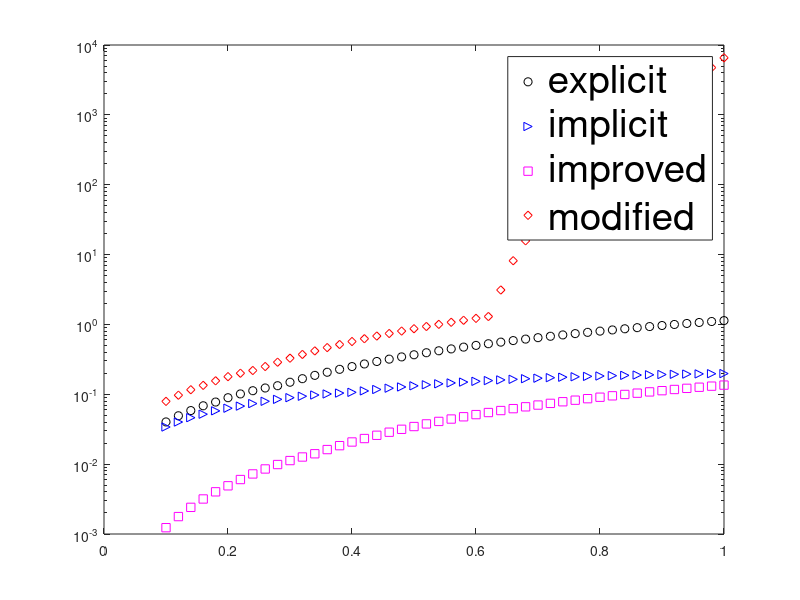
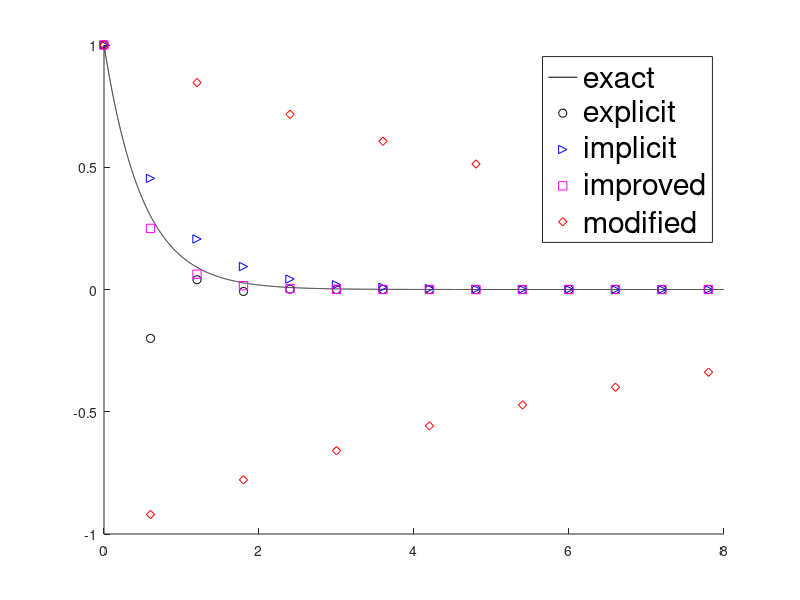

The MATLAB script that drew these images, in order:
%% Definitions of 
explc = @(dt, un) un * ( 1 - 2*dt ) ;
implc = @(dt, un) un * ( 1 - 2*dt / (1 + 2*dt) ) ;
imprv = @(dt, un) un * ( 1 - 2*dt / (1 + dt) ) ;
modfy = @(dt, un) un * ( 1 - 2*dt - 2*dt^2 ) ;
exact = @( t ) exp ( -2 .* t ) ;
t0 = 0 ; T = 8 ; u0 = 1 ;

%% Plot error-step ( % smaller scale)
step = 0.1 : 0.02 : 1 ;
% step = 0.1 .^ ( 1 : 6 ) ;
m = length ( step );
er1 = zeros ( 1 , m ) ;
er2 = zeros ( 1 , m ) ;
er3 = zeros ( 1 , m ) ;
er4 = zeros ( 1 , m ) ;
for j = 1 : m
    dt = step(j) ;
    tt = ( t0 : dt : T ) ;
    n = length ( tt ) ;
    u1 = zeros ( 1 , n ) ; u1( 1 ) = 1 ;
    u2 = zeros ( 1 , n ) ; u2( 1 ) = 1 ;
    u3 = zeros ( 1 , n ) ; u3( 1 ) = 1 ;
    u4 = zeros ( 1 , n ) ; u4( 1 ) = 1 ;
    for i = 1 : n - 1
        u1(i + 1) = explc( dt , u1(i) ) ;
        u2(i + 1) = implc( dt , u2(i) ) ;
        u3(i + 1) = imprv( dt , u3(i) ) ;
        u4(i + 1) = modfy( dt , u4(i) ) ;
    end
    U = feval(exact, tt);
    er1(j) = max(abs(u1 - U));
    er2(j) = max(abs(u2 - U));
    er3(j) = max(abs(u3 - U));
    er4(j) = max(abs(u4 - U));
end
semilogy ( step , er1 , 'ko' ) ; hold on ;
semilogy ( step , er2 , 'b>' ) ;
semilogy ( step , er3 , 'ms' ) ;
semilogy ( step , er4 , 'rd' ) ; 
% loglog ( step , er1 , 'ko' ) ; hold on ;
% loglog ( step , er2 , 'b>' ) ;
% loglog ( step , er3 , 'ms' ) ;
% loglog ( step , er4 , 'rd' ) ; 
h = legend('explicit','implicit','improved','modified');
set(h,'Fontsize',28);

%% Plot exact & 4 schemes

t = linspace ( t0 , T , 1e4 ) ;
u = exact ( t ) ;
figure ( 2 );
hold on ;
plot ( t , u , 'k-' ) ;

dt = 0.6 ; % 0.3 , 0.6 , 0.9
tt = ( t0 : dt : T ) ;
n = length ( tt ) ;
u1 = zeros ( 1 , n ) ; u1( 1 ) = 1 ;
u2 = zeros ( 1 , n ) ; u2( 1 ) = 1 ;
u3 = zeros ( 1 , n ) ; u3( 1 ) = 1 ;
u4 = zeros ( 1 , n ) ; u4( 1 ) = 1 ;
for i = 1 : n - 1
    u1(i + 1) = explc( dt , u1(i) ) ;
    u2(i + 1) = implc( dt , u2(i) ) ;
    u3(i + 1) = imprv( dt , u3(i) ) ;
    u4(i + 1) = modfy( dt , u4(i) ) ;
end
plot ( tt , u1 , 'ko' ) ;
plot ( tt , u2 , 'b>' ) ;
plot ( tt , u3 , 'ms' ) ;
plot ( tt , u4 , 'rd' ) ; 
h = legend('exact','explicit','implicit','improved','modified');
set(h,'Fontsize',22);